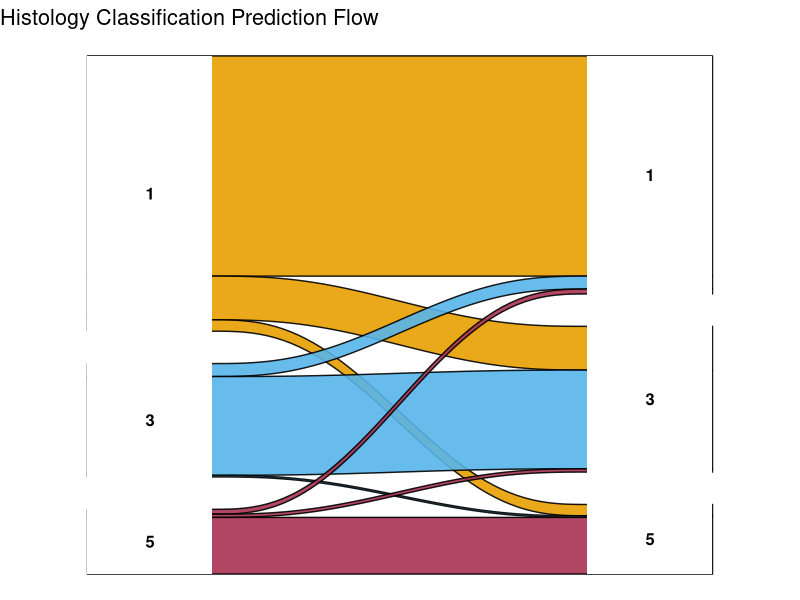
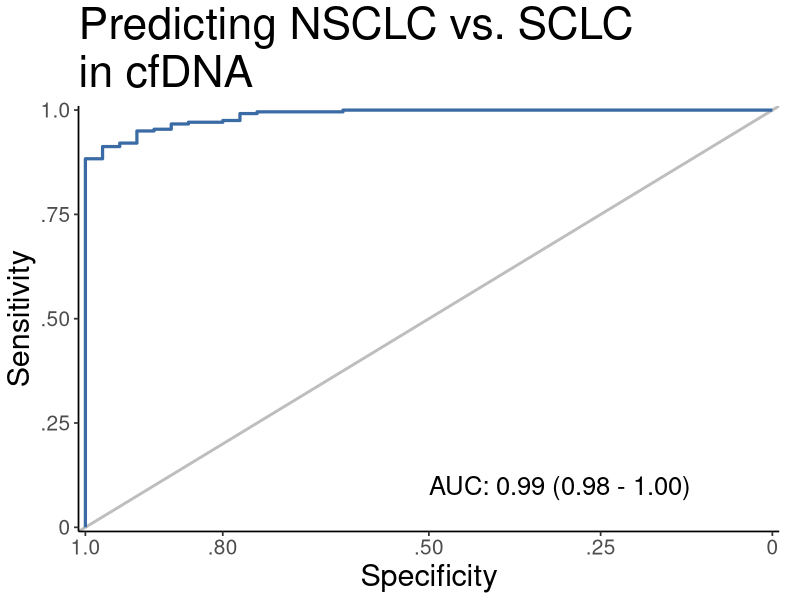
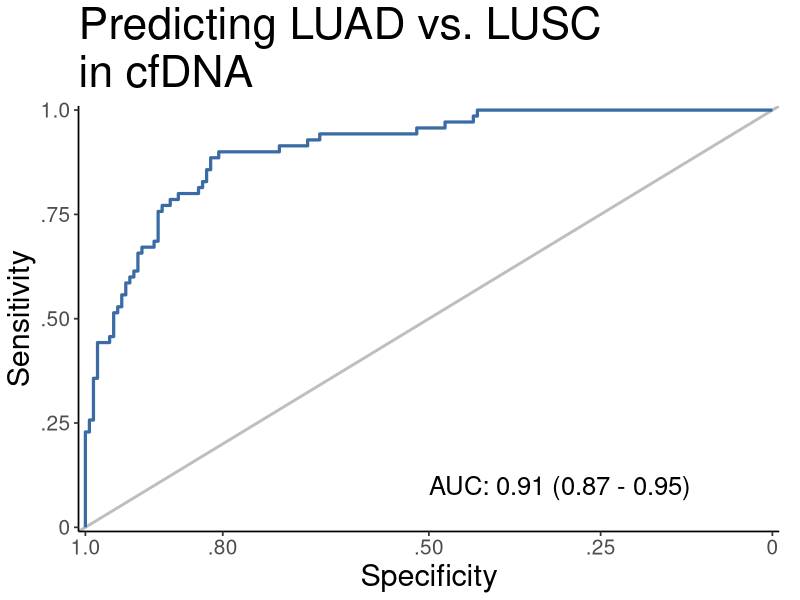
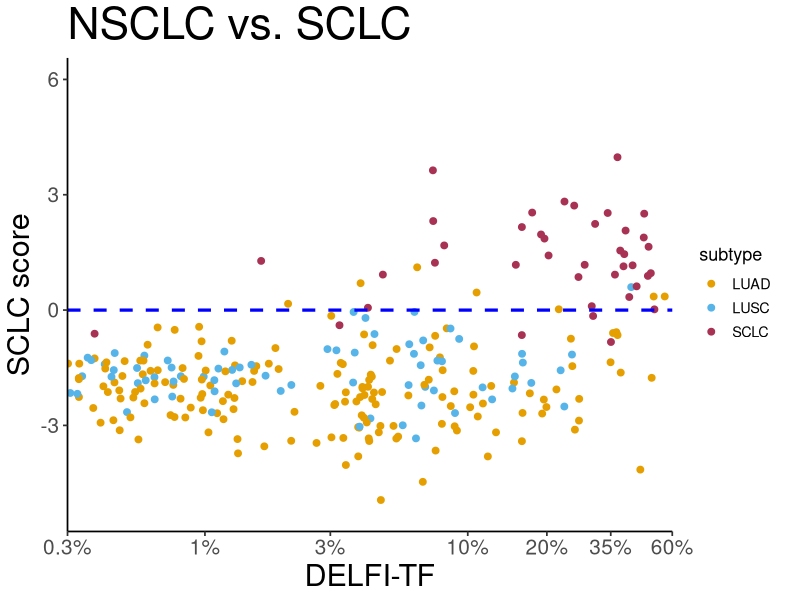
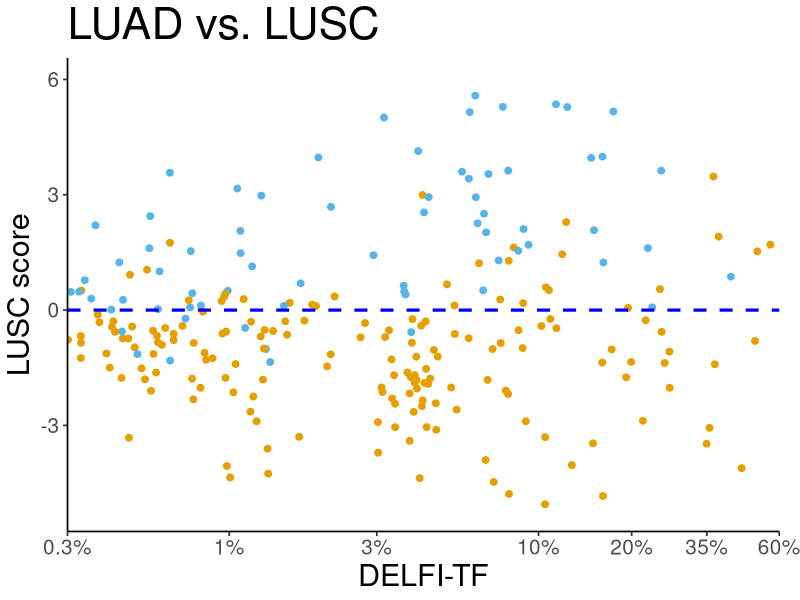

The R script that drew these images, in order:
# Base data
library(ggplot2)
library(ggalluvial)
library(tidyverse)
library(pROC)

lema_preds <- read_csv("lema_preds.csv") ## Cutoff -> -2.5 for SCLC, 0 for ADC
#lema_preds <- read_csv("lema_preds-0.2percentmaf.csv") ## Cutoff -> -2.5 for SCLC, 0 for ADC
#lema_preds <- read_csv("lema_preds-0.15percentmaf.csv") ## Cutoff -> -2.5 for SCLC, 0 for ADC


#### Threshold
# Create binary outcome (1 = LUSC, 0 = LUAD)
lema_preds2 <- lema_preds %>% filter(subtype!="SCLC")
true_label <- ifelse(lema_preds2$subtype == "LUSC", 1, 0)

# Find optimal threshold maximizing balanced accuracy
roc_obj <- roc(true_label, lema_preds2$predictions2)
coords_all <- coords(roc_obj, "all", ret = c("threshold", "sensitivity", "specificity"))
coords_all$balanced_acc <- (coords_all$sensitivity + coords_all$specificity) / 2

optimal_threshold <- coords_all$threshold[which.max(coords_all$balanced_acc)]
optimal_threshold <- coords(roc_obj, "best", best.method = "youden")$threshold


# Create binary outcome (1 = LUSC, 0 = LUAD)
true_label <- ifelse(lema_preds2$subtype == "LUSC", 1, 0)

# Get all thresholds with sensitivity and specificity
roc_obj <- roc(true_label, lema_preds2$predictions2)
coords_all <- coords(roc_obj, "all", ret = c("threshold", "sensitivity", "specificity"))

# Filter for thresholds meeting your constraint
viable_thresholds <- coords_all %>%
  filter(sensitivity >= 0.80, specificity >= 0.80)

if(nrow(viable_thresholds) > 0) {
  # Among viable thresholds, pick one that maximizes overall accuracy
  # or balanced accuracy
  viable_thresholds$balanced_acc <- (viable_thresholds$sensitivity + viable_thresholds$specificity) / 2
  optimal <- viable_thresholds[which.max(viable_thresholds$balanced_acc), ]

  cat("Optimal threshold:", optimal$threshold, "\n")
  cat("Sensitivity (LUSC):", optimal$sensitivity, "\n")
  cat("Specificity (LUAD):", optimal$specificity, "\n")
} else {
  cat("No threshold achieves ≥80% in both classes\n")
  # Find best compromise
  coords_all$min_acc <- pmin(coords_all$sensitivity, coords_all$specificity)
  best_compromise <- coords_all[which.max(coords_all$min_acc), ]
  cat("Best achievable minimum accuracy:", best_compromise$min_acc, "\n")
}
####

lema_preds <- lema_preds %>% mutate(first_pred=ifelse(predictions1 > -2.5, "SCLC", "NSCLC"),
#                      second_pred=ifelse(predictions2 > optimal_threshold , "LUSC", "LUAD"))
#                      second_pred=ifelse(predictions2 > -0.25 , "LUSC", "LUAD")) ## for 0.002 MAF
                      second_pred=ifelse(predictions2 > -0.15 , "LUSC", "LUAD")) ## for 0.003 MAF

lema_preds <- lema_preds %>% mutate(final_pred=case_when(first_pred=="NSCLC" & second_pred=="LUAD" ~ "LUAD",
                                           first_pred=="NSCLC" & second_pred=="LUSC" ~ "LUSC",
                                           first_pred=="SCLC" ~ "SCLC"))


table(lema_preds$subtype, lema_preds$final_pred)
total <- sum(table(lema_preds$subtype, lema_preds$final_pred))
sum(diag(table(lema_preds$subtype, lema_preds$final_pred)/total))

# Base data
data <- lema_preds %>% 
  select(original = subtype, predicted = final_pred) %>%
  count(original, predicted, name = "freq")

# Compute sample sizes
original_totals <- data %>%
  group_by(original) %>%
  summarise(n = sum(freq), .groups = "drop") %>%
  mutate(label = paste0(original, " (n=", n, ")"))

# Build label lookup
label_lookup <- setNames(original_totals$label, original_totals$original)

# Apply labels to original and predicted
data <- data %>%
  mutate(
    original_label = label_lookup[original],
    predicted_label = label_lookup[predicted] 
  ) %>%
  group_by(original_label) %>%
  mutate(percentage = paste0(round(freq / sum(freq), 2), "%")) %>%
  ungroup()

# Define stratum order with shared spacers
stratum_levels <- c(
  label_lookup["LUAD"],
  "SP1",
  label_lookup["LUSC"],
  "SP2",
  label_lookup["SCLC"]
)
predicted_levels <- c("LUAD", "SP1", "LUSC", "SP2", "SCLC")

# Add spacer rows with matching labels
spacers <- data.frame(
  original = paste0("SP", 1:2),
  predicted = paste0("SP", 1:2),
  freq = rep(20, 2),
  original_label = paste0("SP", 1:2),
  predicted_label = paste0("SP", 1:2),
  percentage = ""
)

# Combine full dataset
plot_data <- bind_rows(data, spacers)

# Set factor levels to align both sides perfectly
plot_data$original_label <- factor(plot_data$original_label, levels = stratum_levels)
plot_data$predicted_label <- factor(plot_data$predicted_label, levels = stratum_levels)

# Color palette (spacers transparent)
fill_colors <- c(
  setNames(c("#E69F00", "#56B4E9", "#A83253"), label_lookup),
  "SP1" = "transparent", "SP2" = "transparent"
)

color_colors <- c(
  setNames(c("black", "black", "black"), label_lookup),
  "SP1" = "transparent", "SP2" = "transparent"
)

# Plot
g <- ggplot(plot_data,
       aes(axis1 = original_label, axis2 = predicted_label, y = freq)) +
  geom_alluvium(aes(fill = original_label, color = original_label),
                width = 0.25, knot.pos = 0.5,
                curve_type = "quintic", alpha = 0.9) +
  geom_stratum(width = 0.25, fill = "white", color = NA) +
  geom_text(stat = "stratum",
            aes(label = ifelse(grepl("^SP", after_stat(stratum)), "", after_stat(stratum))),
            size = 4.2, fontface = "bold") +
  #geom_text(aes(label = percentage),
  #          stat = "alluvium", size = 3.5, color = "black", nudge_x = 0.15) +
  scale_x_discrete(limits = c("Histology original", "Prediction"),
                   expand = c(0.15, 0.15)) +
  scale_fill_manual(values = fill_colors) +
  scale_color_manual(values = color_colors) +
  theme_void(base_size = 13) +
  theme(
    legend.position = "none",
    axis.title = element_blank(),
    axis.text.y = element_blank(),
    axis.ticks = element_blank(),
    panel.grid = element_blank(),
    strip.text.x = element_text(size = 14, face = "bold")
  ) +
  ggtitle("Histology Classification Prediction Flow")


ggsave("~/fig/tmp.pdf", g, width=10)


###### ROC plots
library(data.table)
rocstats <- function(obs, score, levels) {
    roc <- pROC::roc
    roc <- suppressMessages(roc(obs, score,
                                levels=levels,
                                ci=TRUE))
    list(sens = rev(roc[["sensitivities"]]),
         spec = rev(roc[["specificities"]]),
         auc = roc$auc,
         lower = roc$ci[1],
         upper = roc$ci[3])
}

plotrocs <- function(data, mytheme=NULL, textsize=6.5) {
    data <- as.data.table(data)
    lab <- data[,.(lower=format(round(unique(lower),2), nsmall=2),
                   auc=format(round(unique(auc),2), nsmall=2),
                   upper=format(round(unique(upper), 2), nsmall=2))]
    lab <- lab[,
               `:=`(text=paste0("AUC: ", auc, " (",
                                lower, " - ", upper, ")"),
                 x=0.5, y=0.1)]#seq(0.4, 0.15, length.out=n))]

    A <- ggplot() +
#        geom_vline(xintercept=c(0.8),
#                   color="gray80", size=0.5, linetype="dashed") +
        geom_abline(intercept=1, slope=1, color="gray", size=1) +
        geom_line(data=data, aes(spec, sens), size=1.1,
                  color="#3b6ba5")

    A <- A + scale_x_reverse(expand=c(0, 0.01),
                             breaks=c(0, 0.25, 0.5, 0.80, 1),
                             labels=as.character(
                                 #c("1.0", ".75", ".50", ".20", "0"))) +
                                 c("0", ".25", ".50", ".80", "1.0"))) +
        scale_y_continuous(expand=c(0, 0.01),
                           labels=as.character(
                               c("0", ".25", ".50", ".75", "1.0"))) +
        ## scale_color_manual(values=palette) +
        mytheme +
        geom_text(data=lab, aes(x, y,  label=text),
                  size=textsize, hjust=0) +
        xlab("Specificity") +
        ylab("Sensitivity") +
        ##ggtitle(overall.title) +
        guides(color=guide_legend(title="Approach"))
    A
}

##### NSCLC VS SCLC ROC
nsclc_scores <- lema_preds %>% filter(category %in% c("NSCLC", "SCLC")) %>% select(category, predictions1)
rocs_nsclc <- rocstats(nsclc_scores$category, nsclc_scores$predictions1, levels=c("SCLC", "NSCLC"))

g.nsclc <- plotrocs(rocs_nsclc) +
    ggtitle("Predicting NSCLC vs. SCLC\nin cfDNA") +
    theme_classic(base_size = 13) + theme(#legend.position = "none",
                                          plot.title = element_text(size =  32),
                                          axis.title = element_text(size = 22),
                                          axis.text = element_text(size = 15),
                                          plot.margin = margin(r = 15, t = 5, b = 5, l = 5,unit = "pt")
    )
    ggsave("~/fig/tmp.pdf", g.nsclc)

##### LUAD VS LUSC ROC
luad_scores <- lema_preds %>% filter(subtype %in% c("LUAD", "LUSC")) %>% select(subtype, predictions2)
rocs_luad <- rocstats(luad_scores$subtype, luad_scores$predictions2, levels=c("LUAD", "LUSC"))

g.luad <- plotrocs(rocs_luad) +
    ggtitle("Predicting LUAD vs. LUSC\nin cfDNA") + theme_classic(base_size = 13) +
    theme_classic(base_size = 13) + theme(#legend.position = "none",
                                          plot.title = element_text(size =  32),
                                          axis.title = element_text(size = 22),
                                          axis.text = element_text(size = 15),
                                          plot.margin = margin(r = 15, t = 5, b = 5, l = 5,unit = "pt")
    )
ggsave("~/fig/tmp.pdf", g.luad)

##### Score distributions
mycolors <- c("#E69F00", "#56B4E9", "#A83253")
library(ggplot2)
g <- ggplot(lema_preds, aes(monitoring_score, predictions1+2.5, color=subtype)) 
#g <- g + geom_rect(aes(xmin=0.003, xmax=0.01, ymin =-Inf, ymax=Inf), fill="gray90" , color="gray90")
g <- g + geom_point(size=2)
g <- g + geom_hline(yintercept=0, linetype="dashed", color="blue", linewidth=1.1)
g <- g + theme_classic(base_size = 13) + theme(#legend.position = "none",
                                               plot.title = element_text(size =  32),
                                               axis.title = element_text(size = 22),
                                               axis.text = element_text(size = 15),
                                               plot.margin = margin(r = 15, t = 5, b = 5, l = 5,unit = "pt")
                                               ) +
    ylab("SCLC score") + xlab("DELFI-TF") + ggtitle("NSCLC vs. SCLC") +
    scale_x_log10(limits = c(0.003, 0.6), expand = c(0, 0), 
                 breaks = c(0.003, 0.01, 0.03, 0.1, 0.2, 0.35, 0.6),
                 labels = c("0.3%", "1%", "3%", "10%", "20%", "35%","60%")) +
    scale_color_manual(values = c(
        "LUAD" = "#E69F00",
        "LUSC" = "#56B4E9",
        "SCLC" = "#A83253"
    )) + ylim(c(-5.2, 6))

ggsave("~/fig/tmp.pdf", g, width=6)

h <- ggplot(lema_preds %>% filter(category=="NSCLC"), aes(monitoring_score, predictions2 + 0.15, color=subtype)) 
#h <- ggplot(lema_preds %>% filter(category=="NSCLC"), aes(monitoring_score, predictions2 + optimal_threshold, color=subtype)) 
#h <- h + geom_rect(aes(xmin=0.002, xmax=0.003, ymin =-Inf, ymax=Inf), fill="gray90" , color="gray90")
h <- h + geom_point(size=2)
h <- h + geom_hline(yintercept=0, linetype="dashed", color="blue", linewidth=1.1)
h <- h + ylab("LUSC score") + xlab("DELFI-TF") + ggtitle("LUAD vs. LUSC")
h <- h + theme_classic(base_size = 13) + theme(legend.position = "none",
                                               plot.title = element_text(size =  32),
                                               axis.title = element_text(size = 22),
                                               axis.text = element_text(size = 15),
                                               plot.margin = margin(r = 15, t = 5, b = 5, l = 5,unit = "pt")
                                               ) +
    scale_x_log10(limits = c(0.003, 0.6), expand = c(0, 0), 
                 breaks = c(0.003, 0.01, 0.03, 0.1, 0.2, 0.35, 0.6),
                 labels = c("0.3%", "1%", "3%", "10%", "20%", "35%","60%")) +
    scale_color_manual(values = c(
        "LUAD" = "#E69F00",
        "LUSC" = "#56B4E9",
        "SCLC" = "#A83253"
    )) + ylim(c(-5.2, 6))
ggsave("~/fig/tmp.pdf", h, width=5)
